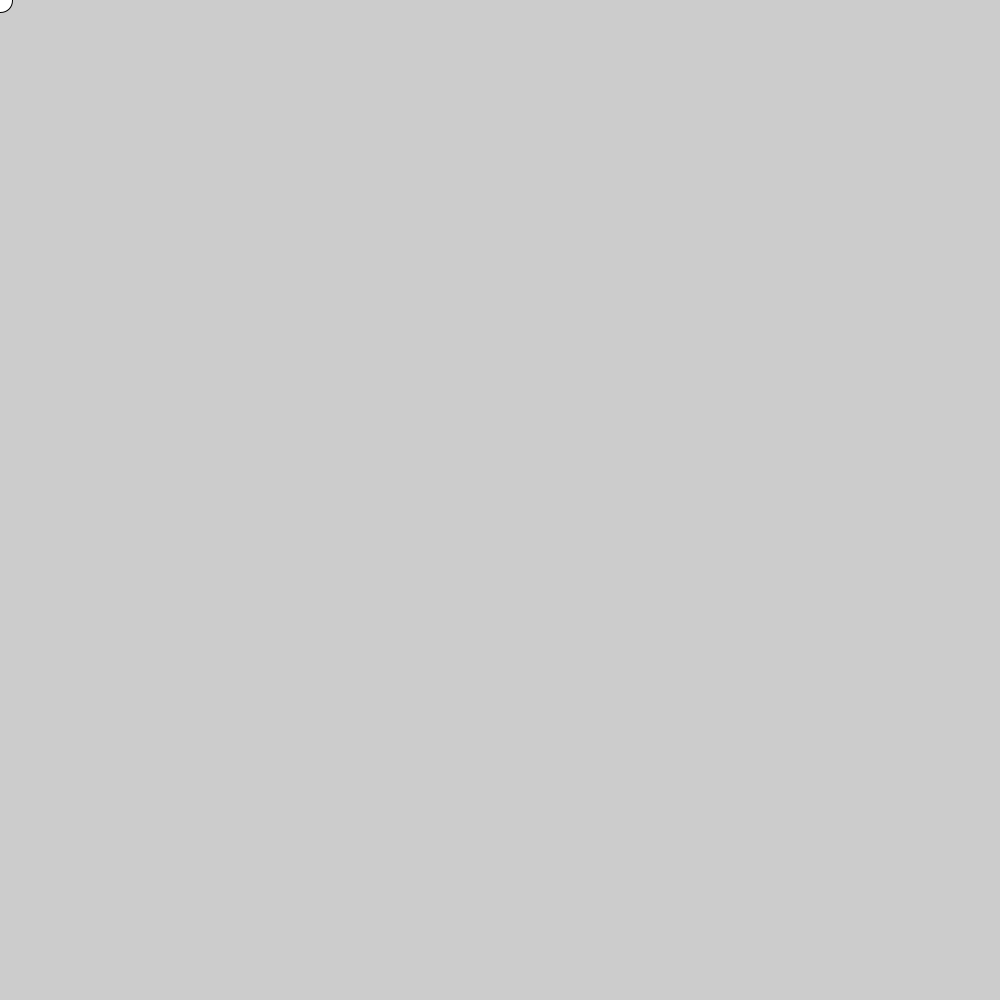
Frame 1 (no input)
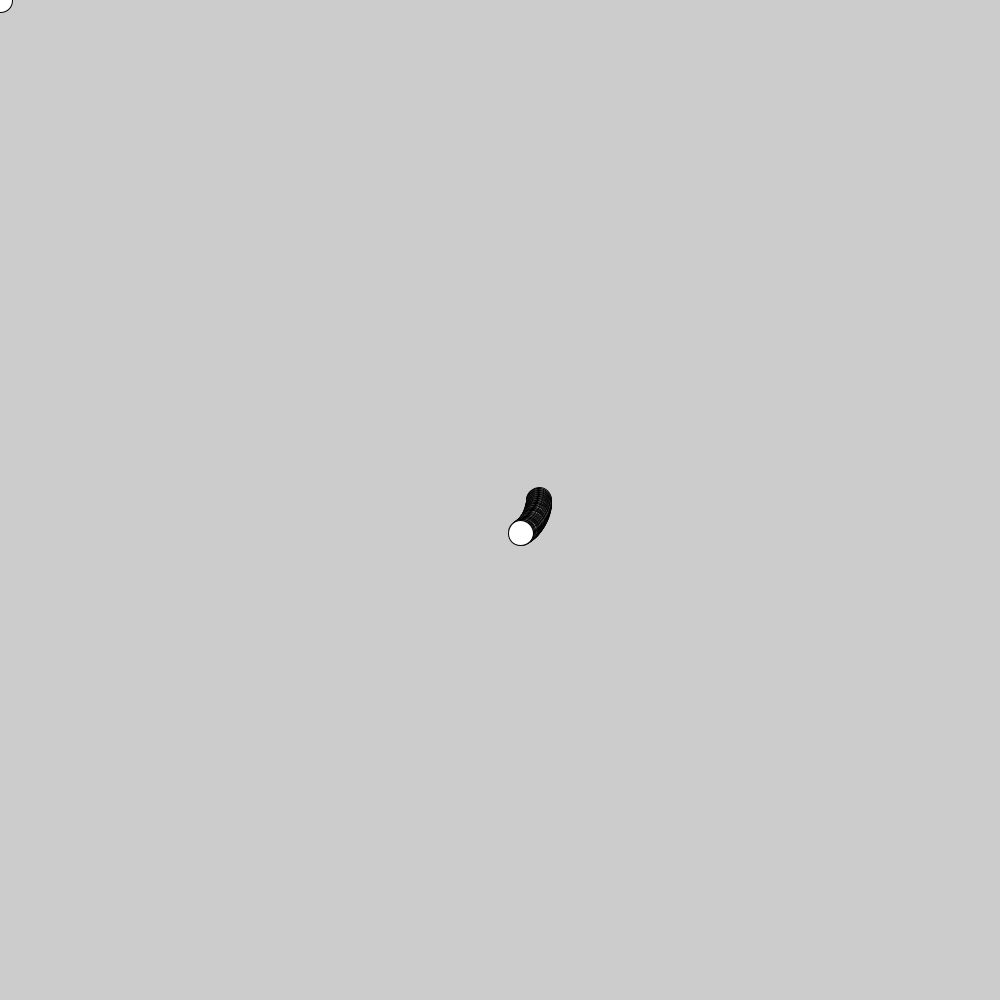
Frame 60 (the mouse pressed at the canvas centre just before this capture)
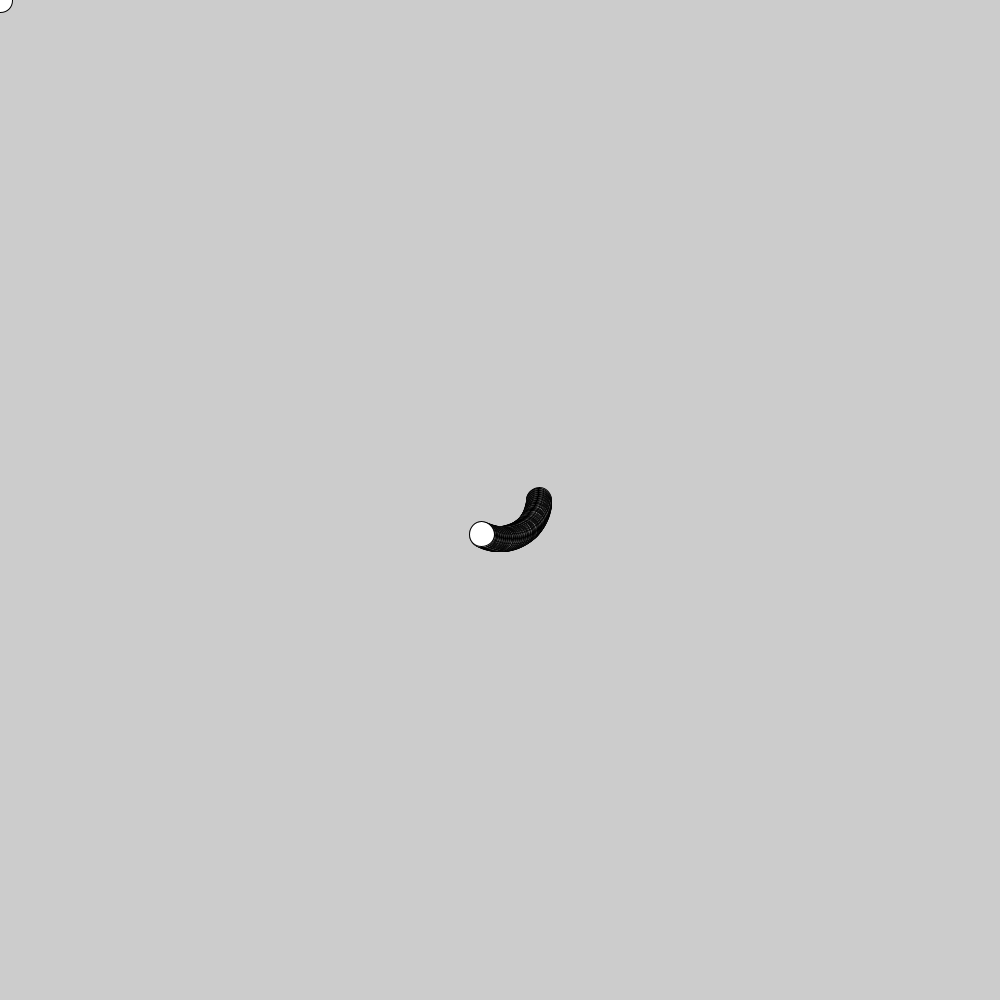
Frame 120 (the mouse held since frame 60 and released just before this capture)

The Processing sketch that drew these frames (run headless with seeded random() and noise(); from frame 60 on, the mouse is pressed at the canvas centre):

// Processing sketch: trace_patterns
// ── trace_patterns.pde
// ball position
float x = 0;
float y = 0;
//ball speed (x + spX)
int spX = 20;
int spY = 20;
// cordinates for center of circle
float centerX = 500;
float centerY = 500;
float radius = 39;

//ratation variables
float angle = 0;
float radians = 0;
boolean clockWise = true;


void setup(){
 size(1000,1000);
 frameRate(60);
  
}
    
void draw(){

  if(clockWise == true){
  
  ellipse(x,y,25,25);
  x = centerX + cos(radians) * radius;
  y = centerY + sin(radians) * radius;
  
  angle = angle + 1;  
  if(angle > 360){
    angle = 0;
 //   centerX = centerX + 200;
  }
  
  }
  
  radians = degToRad(angle);
  
  
  
  
  
 //x = x + spX;
 //y = y + spY;
//// bounce off wall 
// if(x > width){
//   x = width;
//   spX = spX *-1;
// }
// if(x < 0){
//   x = 0;
//   spX = spX *-1;
// }
// if(y > height){
//   y = height;
//   spY = spY *-1;
// }
// if(y < 0){
//   y = 0;
//   spY = spY * -1;  
// }
 
 
  
}

Float degToRad(Float degree){
 Float radians;
 radians = degree * PI/180;
  return (radians);
}
